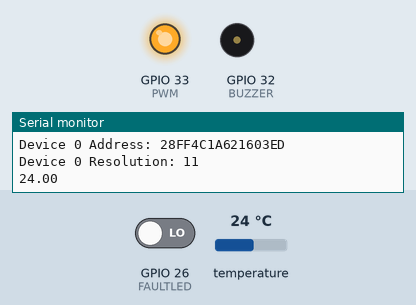
This program was run on a simulated ESP32. On the bench: output pins drawn as LEDs (lit = HIGH), buzzer (waves = sounding, pin HIGH), the last lines printed to the serial monitor. Inputs (shaded band) come from the test bench; at power-on: GPIO 26 (FAULTLED) LOW, temperature 24 °C. WiFi joins after 1.5 s; servers stay silent unless stated; storage starts empty; no MQTT or app messages arrive unless stated.

Above: at 3.5 s.
3.6 s: GPIO 26 (FAULTLED) driven HIGH
At 11.8 s:
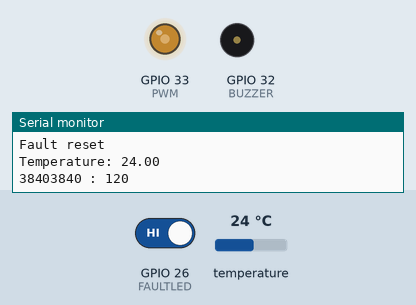
At 21.01 s:
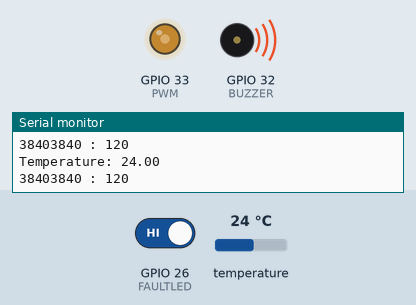
Timing chart, 0 to 22.6 s (numbered marks = the images above; inputs shaded):
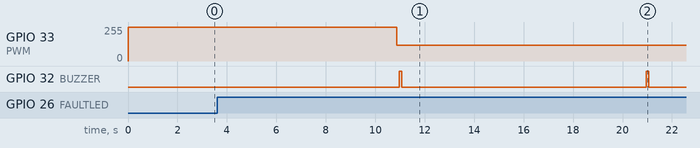

The program:

main.cpp
```cpp
#include <Arduino.h>

#include <ArduinoOTA.h>
#include <PubSubClient.h>
#include <ESPmDNS.h>
#include <WiFi.h>
#include <WiFiUdp.h>
#include <ArduinoOTA.h>
#include <FS.h>
#include <SPIFFS.h>
#include <OneWire.h>
#include <DallasTemperature.h>
#include "globals.h"
#include "credentials.h"
#include "config.h"
#include "mqtt.h"
#include "pins.h"
#include "pwm.h"
#include "thermoStat.h"

#define RESOLUTION 11
// Setup a oneWire instance to communicate with any OneWire devices (not just Maxim/Dallas temperature ICs)
OneWire oneWire(TEMPSIG);

// Pass our oneWire reference to Dallas Temperature.
DallasTemperature sensors(&oneWire);

// arrays to hold device address
DeviceAddress insideThermometer;

volatile int interruptCounter = 0;
int totalInterruptCounter = 0;

struct Fault
{
  uint32_t interval;
  uint16_t code;
  unsigned long fTimerStart;
  bool startTimer;
};

volatile Fault fault = {0, 0, 0, false};

hw_timer_t *timer = NULL;
hw_timer_t *thermoTimer = NULL;

portMUX_TYPE timerMux = portMUX_INITIALIZER_UNLOCKED;

volatile int thermoCounter = 0;

void IRAM_ATTR onThermoTimer()
{
  portENTER_CRITICAL_ISR(&timerMux);

  thermoCounter++;

  portEXIT_CRITICAL_ISR(&timerMux);
}

void IRAM_ATTR onFaultTimer()
{
  portENTER_CRITICAL_ISR(&timerMux);
  /* if (fault.fTimerStart == 0)
  {
    fault.fTimerStart = esp_timer_get_time();
  }
  interruptCounter++;
  */
  portEXIT_CRITICAL_ISR(&timerMux);
}

struct Button
{
  uint32_t numberKeyPresses;
  bool pressed;
};

Button button1 = {0, false};

void IRAM_ATTR isr()
{
  portENTER_CRITICAL_ISR(&timerMux);
  button1.pressed = true;
  portEXIT_CRITICAL_ISR(&timerMux);
}

// function to print a device address
void printAddress(DeviceAddress deviceAddress)
{
  for (uint8_t i = 0; i < 8; i++)
  {
    if (deviceAddress[i] < 16)
      Serial.print("0");
    Serial.print(deviceAddress[i], HEX);
  }
}

void OTA_Setup()
{
  ArduinoOTA.setHostname(host);
  ArduinoOTA.onStart([]() { // switch off all the PWMs during upgrade
    SPIFFS.end();
  });

  ArduinoOTA.onEnd([]() { // do a fancy thing with our board led at end

  });

  ArduinoOTA.onError([](ota_error_t error) {
    ESP.restart();
  });

  /* setup the OTA server */
  ArduinoOTA.begin();
}

/*
 * Setup function. Here we do the basics
 */
void setup(void)
{
  // start serial port
  Serial.begin(115200);

  thermoTimer = timerBegin(1, 80, true);
  timerAttachInterrupt(thermoTimer, &onThermoTimer, true);
  timerAlarmWrite(thermoTimer, 10000000, true);
  timerAlarmEnable(thermoTimer);

  setPins();

  pinMode(FAULTIN, INPUT);

  attachInterrupt(FAULTIN, isr, RISING);

  fileSystemCheck();

  loadConfig();
  WiFi.mode(WIFI_STA);
  WiFi.begin(Settings.WifiSSID, Settings.WifiKey);

  int count = 0;
  while ((count < 10) && (WiFi.status() != WL_CONNECTED))
  {
    delay(500);
    count++;
    Serial.print(WiFi.status());
    Serial.print(".");
  }
  Serial.println("");

  Serial.println(WiFi.localIP());

  OTA_Setup();

  Serial.println("Dallas Temperature IC Control Library Demo");

  // locate devices on the bus
  Serial.print("Locating devices...");
  sensors.begin();
  Serial.print("Found ");
  Serial.print(sensors.getDeviceCount(), DEC);
  Serial.println(" devices.");

  // report parasite power requirements
  Serial.print("Parasite power is: ");
  if (sensors.isParasitePowerMode())
    Serial.println("ON");
  else
    Serial.println("OFF");

  if (!sensors.getAddress(insideThermometer, 0))
    Serial.println("Unable to find address for Device 0");

  // show the addresses we found on the bus
  Serial.print("Device 0 Address: ");
  printAddress(insideThermometer);
  Serial.println();

  // set the resolution to 9 bit (Each Dallas/Maxim device is capable of several different resolutions)
  sensors.setResolution(insideThermometer, RESOLUTION);

  Serial.print("Device 0 Resolution: ");
  Serial.print(sensors.getResolution(insideThermometer), DEC);
   Serial.println();
  sensors.requestTemperatures(); // Send the command to get temperatures
  vTaskDelay(300);
  float tempC = -99;
  tempC = sensors.getTempC(insideThermometer);
  Serial.println(tempC);

  setupPWM();

  myreconnect();
}

void handleFault()
{
  if (button1.pressed)
  {
    portENTER_CRITICAL(&timerMux);
    button1.pressed = false;
    portEXIT_CRITICAL(&timerMux);

    if (fault.fTimerStart > 0) //Already running counter
    {
      if ((esp_timer_get_time() - fault.fTimerStart) >= 4000000)
      { //end it after 4 s
        fault.fTimerStart = 0;
        Serial.println("Fault reset");
        lasttime = 0;
      }
      else
      {
        if ((esp_timer_get_time() - lasttime) >= 300000)
        {
          fault.code++;
          Serial.printf("Flash %d\n", fault.code);
          lasttime = esp_timer_get_time();
        }
      }
    }
    else
    {
      {
        //Not yet counting
        fault.fTimerStart = esp_timer_get_time(); //Start timer
        fault.code = 1;
        Serial.println("Flash 1");
        lasttime = fault.fTimerStart;
      }
    }
  }
  //Handle fault.code here
}
void handleFaultCode()
{
}

void resetFaultTimer()
{
  if (((esp_timer_get_time() - fault.fTimerStart) >= 4000000) && fault.fTimerStart != 0)
  { //end it after 4 s
    fault.fTimerStart = 0;
    Serial.println("Fault reset");
    if (fault.code > 0)
    {
      handleFaultCode();
    }
  }
}
long lastReconnectAttempt = 0;

boolean reconnect()
{
  if (client.connect(Settings.Host, Settings.ControllerUser, Settings.ControllerPassword))
  {
    // Once connected, publish an announcement...
    client.publish("outTopic", "hello world");
    // ... and resubscribe
    //client.subscribe("inTopic");
  }
  return client.connected();

}
// function to print the temperature for a device
void printTemperature(DeviceAddress deviceAddress)
{
  do
  {
    sensors.requestTemperatures();
    vTaskDelay(750 / (1 << (12 - RESOLUTION)));
    tempC = sensors.getTempCByIndex(0);
  } while ((tempC < -10) || (tempC > 50));

  // get temperature
  //Serial.println();
  if (tempC > -100)
  {
    Serial.print("Temperature: ");
    Serial.println(tempC);

    strcpy(pTopic, "");
    strcat(pTopic, Settings.Host);
    strcat(pTopic, "/tempc");
    snprintf(msg, 63, "%f", tempC);

    myreconnect();

    if (!client.connected())
    {
      long now = millis();
      if (now - lastReconnectAttempt > 5000)
      {
        lastReconnectAttempt = now;
        // Attempt to reconnect
        if (reconnect())
        {
          lastReconnectAttempt = 0;
        }
      }
    }
    if (client.connect(Settings.Host, Settings.ControllerUser, Settings.ControllerPassword))
    {
      client.publish(pTopic, msg);
      /*
      Serial.print(Settings.Host);
      Serial.print(" : ");
      Serial.print(pTopic);
      Serial.print(" : ");
      Serial.println(msg);
      */
    }
  }
}

void runpins()
{
  digitalWrite(BUZZER, LOW);
  vTaskDelay(100);
  digitalWrite(BUZZER, HIGH);
  vTaskDelay(100);
  digitalWrite(BUZZER, LOW);
}

/*
 * Main function. It will request the tempC from the sensors and display on Serial.
 */
void loop(void)
{
  ArduinoOTA.handle();
  client.loop();


  if (thermoCounter > 0)
  {
    portENTER_CRITICAL(&timerMux);
    thermoCounter--;
    portEXIT_CRITICAL(&timerMux);

    do
    {
      printTemperature(insideThermometer); // Use a simple function to print out the data
    } while ((tempC < -10) && (tempC > 50));

    runled(compSpeed);

    runpins();
  }

  handleFault();

  resetFaultTimer();

  boot = false;
}
```

credentials.h
```cpp
const char* vers = "0.1";
const char* ssid = "agboat_s";
const char* password = "jram7757";
const char* host = "fridge";
const char* MQ_client = "fridge";
const char* MQ_user = "jramacrae";
const char* MQ_pass = "jram7757";
char BrokerIP[] = "192.168.199.8";
```

globals.h
```cpp
#include <Arduino.h>

char pTopic[64] = {0};
char fridgeStatus[3];
float tempC = -99;
float coolingStartTemp = 0;
char temp[8];
char msg[64] = {0};

float lowerLimit = 2.5;
float upperLimit = 5.0;

bool timeOverride = false;


int compSpeed = 120; // how bright the LED is
int fadeAmount = 5;   // how many points to fade the LED by

uint64_t runStart = 0; // time the compressor started
int level = 0; // PWM level
bool runFlag = true;
uint64_t runTime = 0;

uint32_t diff = 0;
unsigned long lasttime=0;
```

mqtt.h
```cpp
#include <Arduino.h>

bool boot = true;

struct MQMessage
{
  char topic[32];
  char message[32];
};

//char msg[32] = {0};

void callback(char *topic, byte *payload, unsigned int length)
{
  //int pinstate = 1;
  // handle message arrived
  Serial.print("Message arrived [");
  Serial.print(topic);
  Serial.print("] ");
  int i = 0;
  char buf[80] = {0};
  for (i = 0; i < length; i++)
  {
    buf[i] = payload[i];
  }
  buf[i] = '\0';

  if (strcmp(topic, "suspend") == 0)
  {
    //suspendTimer = millis() + 60 * 5 * 1000;
  }
}

WiFiClient ethClient;
PubSubClient client(Settings.BrokerIP, 1883, callback, ethClient);

void myreconnect()
{
  // Loop until we're reconnected
  int count = 0;
  if (WiFi.status() != WL_CONNECTED)
  {
    WiFi.begin(Settings.WifiSSID, Settings.WifiKey);
    Serial.println("Reconnecting: ");
    Serial.println(Settings.WifiSSID);
    Serial.println(Settings.WifiKey);
    Serial.println("");

    while ((count < 5) && (WiFi.status() != WL_CONNECTED))
    {

      Serial.print(WiFi.status());
      Serial.println(" - Retrying connection...");
      vTaskDelay(500);
      count++;
    }

    if (WiFi.status() == WL_CONNECTED)
      Serial.println("Reconnected WiFi");
    {
      count = 0;
      while (!client.connected() && (count < 5))
      {

        if (client.connect(Settings.Host, Settings.ControllerUser, Settings.ControllerPassword))
        {
          if (boot)
          {
            client.publish("fridge/mqstatus", "1");
          }
          else
          {
            client.publish("fridge/mqstatus", "0");
          }
        }
          else
          {
            Serial.print("failed, rc=");
            Serial.print(client.state());
            delay(500);
          }
          count++;
        }
      }
    }
    else
    { // WiFi IS Connected
      if (client.connect(Settings.Host, Settings.ControllerUser, Settings.ControllerPassword))
      {
        if(boot)
          {
          client.publish("fridge/mqstatus", "1");
        }else{
          client.publish("fridge/mqstatus", "0");
        }
      }
      else
      {
        Serial.print("failed, rc=");
        Serial.print(client.state());
        // Serial.println(" try again in 1 second");
        // Wait a second before retrying
        delay(500);
      }
    }
  }

  void MQ_Publish(char *mytopic, char *mymsg)
  {
    char pTopic[64] = {0};
    strcat(pTopic, Settings.Host);
    strcat(pTopic, "/");
    strcat(pTopic, mytopic);
    //strcpy(mqMessage.message, mymsg);
    /*
  client.publish(pTopic, mymsg);
  Serial.println(pTopic);
  Serial.println(" : ");
  Serial.println(mymsg);
  */
  }

  void PrintSettings()
  {
    Serial.println("Printing...");
    char pTopic[30] = {0};
    strcat(pTopic, Settings.Host);
    strcat(pTopic, "/");
    strcat(pTopic, "outTopic");
    if (client.connect(host, MQ_user, MQ_pass))
    {
      client.publish(pTopic, Settings.WifiSSID);
      client.publish(pTopic, Settings.ControllerUser);
      client.publish(pTopic, Settings.Host);
      client.publish(pTopic, Settings.BrokerIP);
      client.publish(pTopic, Settings.Version);
      Serial.print(pTopic);
    }
  }
```

pwm.h
```cpp
#include <Arduino.h>

void setupPWM()
{

// use first channel of 16 channels (started from zero)
#define LEDC_CHANNEL_0 0

// use 13 bit precission for LEDC timer
#define LEDC_TIMER_13_BIT 13

// use 5000 Hz as a LEDC base frequency
#define LEDC_BASE_FREQ 5000

    // fade LED PIN (replace with LED_BUILTIN constant for built-in LED)

    ledcSetup(LEDC_CHANNEL_0, LEDC_BASE_FREQ, LEDC_TIMER_13_BIT);
    ledcAttachPin(PWM, LEDC_CHANNEL_0);
}

void ledcAnalogWrite(uint8_t channel, uint32_t value, uint32_t valueMax = 255)
{
    // calculate duty, 8191 from 2 ^ 13 - 1
    uint32_t duty = (8191 / valueMax) * min(value, valueMax);

    // write duty to LEDC
    ledcWrite(channel, duty);
    Serial.print(duty);
}

void runled(int level)
{
    ledcAnalogWrite(LEDC_CHANNEL_0, level);


    // reverse the direction of the fading at the ends of the fade:
    if (compSpeed < 0 || compSpeed >= 255)
    {
        //fadeAmount = -fadeAmount;
        compSpeed = 0;
    }
    ledcAnalogWrite(LEDC_CHANNEL_0, level);
    // wait for 30 milliseconds to see the dimming effect
    Serial.print(" : ");
    Serial.println(level);
}
```

thermoStat.h
```cpp
#include <Arduino.h>

/*
State machine switches on temperature in global tempC
*/

void thermoStat()
{
    if (!timeOverride)
    {

        if (tempC > upperLimit)
        {
            //Turn on
            runled(compSpeed);
            runStart = esp_timer_get_time();
            runFlag = 1;
            //coolingStartTemp = tempC;
        }
        if (tempC < lowerLimit)
        {
            //Turn off
            runled(0);
            runFlag = 0;
            if (runStart>0)
            {// calculate the runtime
                runTime = (esp_timer_get_time()-runStart)/1000; // 1Khz clock;
                runStart = 0;
            }
        }
    }
}
```

pins.h
```cpp
#include <Arduino.h>

#define TEMPSIG 21
#define GPIO2 2
#define TX 1
#define RX 3
#define GPIO1 5
#define JTAG1 14
#define JTAG2 16
#define JTAG3 13
#define JTAG4 23
#define GPIO3 16
#define GPIO4 17
#define GPIO5 18
#define GPIO6 19
//#define GPIO7 33 now ow bus
#define VSENS 22
#define SDA 23
#define SCL 25
#define FAULTLED 26
#define FAULTIN 26
#define BUZZER 32
#define PWM 33
#define TEMPSIG2 35

void setPins()
{
    pinMode(FAULTLED, OUTPUT);
    digitalWrite(FAULTLED, LOW);

    pinMode(PWM, OUTPUT);
    digitalWrite(PWM, HIGH);

    pinMode(BUZZER, OUTPUT);
    digitalWrite(BUZZER, LOW);

    pinMode(VSENS, INPUT);
    pinMode(FAULTIN, INPUT);

pinMode(TEMPSIG, OUTPUT);

}
```

Source omitted: config.h (6473 bytes)

Measured:
- by itself, GPIO 32 (BUZZER): alternates HIGH for 0.10 s and LOW for 9.9 s
